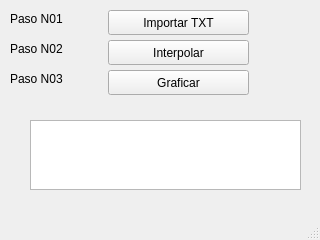
<?xml version="1.0" encoding="UTF-8"?>
<ui version="4.0">
 <class>MainWindow</class>
 <widget class="QMainWindow" name="MainWindow">
  <property name="geometry">
   <rect>
    <x>0</x>
    <y>0</y>
    <width>320</width>
    <height>240</height>
   </rect>
  </property>
  <property name="windowTitle">
   <string>Modulo de Campo</string>
  </property>
  <widget class="QWidget" name="centralwidget">
   <widget class="QLabel" name="label">
    <property name="geometry">
     <rect>
      <x>10</x>
      <y>10</y>
      <width>67</width>
      <height>17</height>
     </rect>
    </property>
    <property name="text">
     <string>Paso N01</string>
    </property>
   </widget>
   <widget class="QLabel" name="label_2">
    <property name="geometry">
     <rect>
      <x>10</x>
      <y>40</y>
      <width>67</width>
      <height>17</height>
     </rect>
    </property>
    <property name="text">
     <string>Paso N02</string>
    </property>
   </widget>
   <widget class="QLabel" name="label_3">
    <property name="geometry">
     <rect>
      <x>10</x>
      <y>70</y>
      <width>67</width>
      <height>17</height>
     </rect>
    </property>
    <property name="text">
     <string>Paso N03</string>
    </property>
   </widget>
   <widget class="QPushButton" name="botonN01">
    <property name="geometry">
     <rect>
      <x>108</x>
      <y>10</y>
      <width>141</width>
      <height>25</height>
     </rect>
    </property>
    <property name="text">
     <string>Importar TXT</string>
    </property>
   </widget>
   <widget class="QPushButton" name="botonN02">
    <property name="geometry">
     <rect>
      <x>108</x>
      <y>40</y>
      <width>141</width>
      <height>25</height>
     </rect>
    </property>
    <property name="text">
     <string>Interpolar</string>
    </property>
   </widget>
   <widget class="QPushButton" name="botonN03">
    <property name="geometry">
     <rect>
      <x>108</x>
      <y>70</y>
      <width>141</width>
      <height>25</height>
     </rect>
    </property>
    <property name="text">
     <string>Graficar</string>
    </property>
   </widget>
   <widget class="QTextEdit" name="resultado">
    <property name="geometry">
     <rect>
      <x>30</x>
      <y>120</y>
      <width>271</width>
      <height>70</height>
     </rect>
    </property>
   </widget>
  </widget>
  <widget class="QMenuBar" name="menubar">
   <property name="geometry">
    <rect>
     <x>0</x>
     <y>0</y>
     <width>320</width>
     <height>22</height>
    </rect>
   </property>
  </widget>
  <widget class="QStatusBar" name="statusbar"/>
 </widget>
 <resources/>
 <connections/>
</ui>
